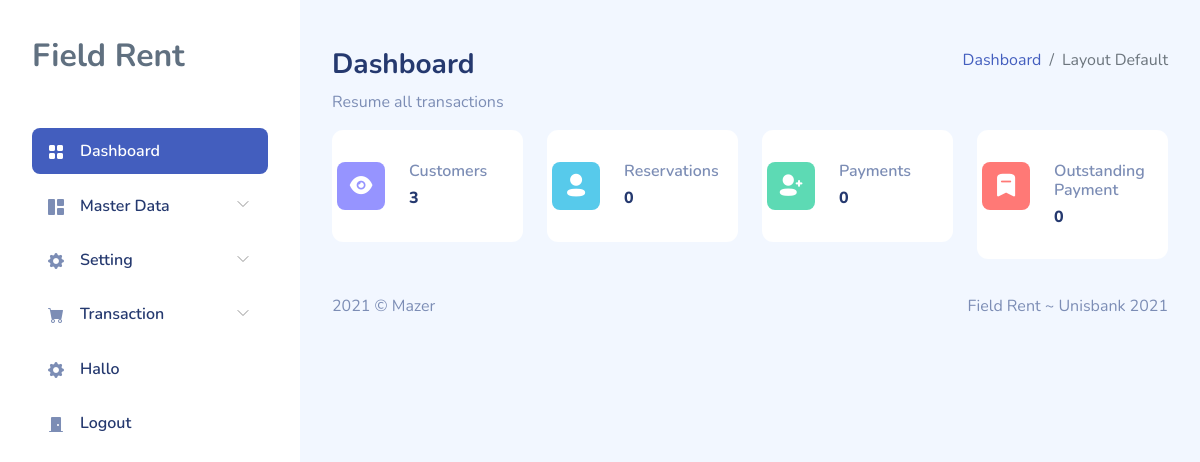
The page / (signed in) on the database its author committed.
### tables this page shows
CREATE TABLE `global_variable` (
  `id` int(11) NOT NULL,
  `variable` varchar(40) NOT NULL,
  `data` text NOT NULL
);

CREATE TABLE `menus` (
  `id_menu` int(11) NOT NULL,
  `menu_name` varchar(20) NOT NULL,
  `menu_description` text DEFAULT NULL,
  `link` text NOT NULL,
  `path` varchar(20) NOT NULL,
  `icon` varchar(20) NOT NULL,
  `created_at` datetime NOT NULL DEFAULT current_timestamp(),
  `updated_at` datetime DEFAULT NULL,
  `deleted_at` datetime DEFAULT NULL,
  `id_user` int(11) NOT NULL
);

### index.php (called while the page is built, shortened)
<?php
require_once('config/connection.php');
$app_name = mysqli_fetch_array(mysqli_query($connect,"SELECT data from global_variable where variable = 'app_name'"));
require_once('pages/layout/header.php');
require_once('pages/layout/sidebar.php');
require_once('pages/layout/footer.php');
?>

### app/layout/get_menu.php (the view, shortened to what this page needs)
<?php
require_once('config/connection.php');
$pageload = '';
$pagemenu = '';
$level = 1;
$sql = "SELECT DISTINCT a.id_menu, a.menu_name, a.link, a.icon, a.path from menus a  join access_menu b on b.id_menu = a.id_menu where b.level = $level";
$query = mysqli_query($connect,$sql);
$html = "";
while ($menu = mysqli_fetch_array($query)) {
    $id_menu = $menu['id_menu'];
    $submenu = '';
    $sql_submenu = mysqli_query($connect,"SELECT a.id_submenu, a.submenu_name, a.link, a.pageload from submenus a where a.id_menu = $id_menu and a.deleted_at is null");
    $has_submenu = (mysqli_num_rows($sql_submenu) > 0) ? 'has-sub' : '';
    $check = mysqli_num_rows(mysqli_query($connect,"SELECT a.pageload from submenus a where a.id_menu = $id_menu and a.pageload = '$pageload'"));
    $active = ($check>0) ? 'active' : '';
    if (empty($pageload) && empty($pagemenu) && $id_menu == 1) {
        $active = 'active';
    }
    if ($has_submenu == 'has-sub') {
        $submenu = '<ul class="submenu '.$active.'">';
        while ($sub = mysqli_fetch_array($sql_submenu)) {
            $submenu .= '<li class="submenu-item '.$active.'">
                            <a href="'.$sub['link'].'">'.$sub['submenu_name'].'</a>
                        </li>';
        }
        $submenu .= '</ul>';
    }
    $html .= '<li class="sidebar-item '.$has_submenu.' '.$active.'">
                    <a href="'.$menu['link'].'" class="sidebar-link">
                        <i class="'.$menu['icon'].'"></i>
                        <span>'.$menu['menu_name'].'</span>
                    </a>
                    '.$submenu.'
                </li>';
}
echo $html;
?>

### pages/layout/sidebar.php (shortened to what this page needs)
<div id="sidebar" class="active">
    <div class="sidebar-wrapper active">
        <div class="sidebar-header">
            <div class="d-flex justify-content-between">
                <div class="logo">
                    <?= $app_name['data'] ?>
                </div>
            </div>
        </div>
        <div class="sidebar-menu">
            <ul class="menu">
                <?php require_once('app/layout/get_menu.php') ?>
                <li class="sidebar-item">
                    <a href="app/auth/logout.php" class='sidebar-link'>
                        <i class="bi bi-door-closed-fill"></i>
                        <span>Logout</span>
                    </a>
                </li>
            </ul>
        </div>
    </div>
</div>
<div id="main">

### assets/css/app.css (style rules this page uses)
#sidebar.active .sidebar-wrapper { left:0 }
.sidebar-wrapper { width:300px;height:100vh;position:fixed;top:0;z-index:10;overflow-y:auto;background-color:#fff;bottom:0;transition:left .5s ease-out }
.sidebar-wrapper .sidebar-header { padding:2rem 2rem 1rem;font-size:2rem;font-weight:700 }
.sidebar-wrapper .menu { margin-top:2rem;padding:0 2rem;font-weight:600 }
.sidebar-wrapper .menu .sidebar-link { display:block;padding:.7rem 1rem;font-size:1rem;display:flex;align-items:center;border-radius:.5rem;transition:all .5s;text-decoration:none;color:#25396f }
.sidebar-wrapper .menu .sidebar-link i,.sidebar-wrapper .menu .sidebar-link svg { color:#7c8db5 }
.sidebar-wrapper .menu .sidebar-link span { margin-left:1rem }
.sidebar-wrapper .menu .sidebar-item { list-style:none;margin-top:.5rem;position:relative }
.sidebar-wrapper .menu .sidebar-item.has-sub .sidebar-link:after { position:absolute;color:#ccc;right:15px;top:12px;display:block }
.sidebar-wrapper .menu .sidebar-item.active .sidebar-link { background-color:#435ebe }
.sidebar-wrapper .menu .sidebar-item.active .sidebar-link span { color:#fff }
.sidebar-wrapper .menu .sidebar-item.active .sidebar-link i,.sidebar-wrapper .menu .sidebar-item.active .sidebar-link svg { fill:#fff;color:#fff }
.bi { width:1rem;height:1rem }
#main { margin-left:300px;padding:2rem }
a { text-decoration:none }

### rows shown on the page
global_variable: data "Field Rent"
menus: menu_name "Dashboard"
menus: menu_name "Master Data"
menus: menu_name "Setting"
menus: menu_name "Transaction"
menus: menu_name "Hallo"

### other values the page prints
$count_customer['customer'] "3"
$count_reservation_today['no_booking'] "0"
$total_payment_today['payment'] "0"
$outstanding_payment_today['total'] "0"
